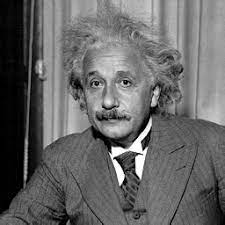
#> input picture exam1_pics/prob1.jpeg, 225 x 225 px, found by its file name
$ python problem1.py
#> lines starting #> are read from the running program, lines starting #| are printed output that depends on the picture
# PROBLEM 1
import cv2
import numpy as np
import matplotlib.pyplot as plt
import math

img = cv2.imread('exam1_pics/prob1.jpeg')
#> img is the input picture: shape (225, 225, 3); min 0, max 255, mean 102.9
img = cv2.cvtColor(img, cv2.COLOR_BGR2GRAY)
#> img: shape (225, 225)

def convolute(kernel):
   pixels = []
   for i in range(0, img.shape[0]): #rows
       row = []
       for j in range(0, img.shape[1]): #cols
           pixel = img.item(i, j)
           row.append(pixel)
       pixels.append(row)
#> after the loop, pixels = 225 items

   pixels = np.array(pixels) #225x225
   pixels = pixels.astype(np.uint8)

   kernel_size = kernel.shape

   width = len(pixels[0])
#> width = 225
   height = len(pixels)
#> height = 225
   pixels = np.pad(pixels, 1, mode='constant') #pads a 0 to the edges of the picture
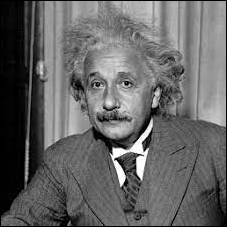
#> pixels: shape (227, 227); min 0, max 255, mean 101.1

   window_matrix = []
   for i in range(0, height):
       for j in range(0, width):
           window_matrix.append(
               [
                   [pixels[row][col] for col in range(j, j + 3)]
                   for row in range(i, i + 3)
               ]
           )
#> after the loop, window_matrix = 50625 items
   img_sampling = np.array(window_matrix)

   transform_mat = []
   for sample in img_sampling:
       transform_mat.append(
           np.sum(np.multiply(sample, kernel))
       )
#> this loop made 50625 passes
#> sample on passes 1 to 3: [[0, 0, 0], [0, 4, 5], [0, 4, 4]], [[0, 0, 0], [4, 5, 5], [4, 4, 5]], [[0, 0, 0], [5, 5, 5], [4, 5, 5]]
#> after the loop, transform_mat = 50625 items
   reshape_val = int(math.sqrt(img_sampling.shape[0])) #make 1x50625 into 225x225
#> reshape_val = 225
   filtered_img = np.array(transform_mat).reshape(reshape_val, reshape_val)
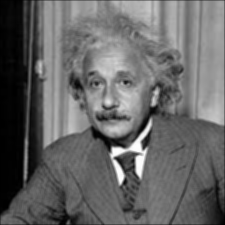
#> filtered_img: shape (225, 225) float64; min 0, max 253.9, mean 102.4
   return filtered_img

#blur then save img
kernel = (1/9)*np.array([[1,1,1],[1,1,1],[1,1,1]])
mean_filtered_img = convolute(kernel)

cv2.imwrite('exam1_answers/problem1-1.png', mean_filtered_img)
mean_filtered_img = cv2.imread('exam1_answers/problem1-1.png');
#> mean_filtered_img: shape (225, 225, 3); min 0, max 254, mean 102.4
mean_filtered_img = cv2.cvtColor(mean_filtered_img, cv2.COLOR_BGR2GRAY);

#sharpen then save img
kernel = np.array([[0,-1,0], [-1, 5,-1], [0,-1,0]])
#> kernel = [[0, -1, 0], [-1, 5, -1], [0, -1, 0]]
sharpened_img = convolute(kernel);
#> the loop in convolute (call 2), `for sample in img_sampling:` made 50625 passes
#> in convolute (call 2), `filtered_img = np.array(transform_mat).reshape(reshape_val, reshape_val)`:
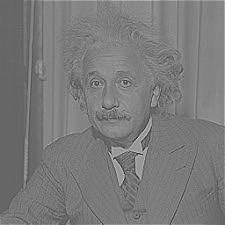
#> filtered_img: shape (225, 225) int64; min -513, max 770, mean 104.4; drawn with min black and max white

cv2.imwrite('exam1_answers/problem1-2.png', sharpened_img)
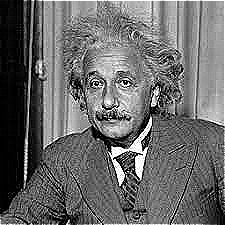
#> saved as problem1-2.png: shape (225, 225); min 0, max 255, mean 105.7
sharpened_img = cv2.imread('exam1_answers/problem1-2.png');
#> sharpened_img: shape (225, 225, 3); min 0, max 255, mean 105.7
sharpened_img = cv2.cvtColor(sharpened_img, cv2.COLOR_BGR2GRAY);

#display images
plt.subplot(131),plt.imshow(img,cmap='gray'),plt.title('Original')
plt.xticks([]), plt.yticks([])
plt.subplot(132),plt.imshow(mean_filtered_img,cmap='gray'),plt.title('Mean Filter')
plt.xticks([]), plt.yticks([])
plt.subplot(133),plt.imshow(sharpened_img,cmap='gray'),plt.title('Sharpened Filter')
plt.xticks([]), plt.yticks([])
plt.show()
